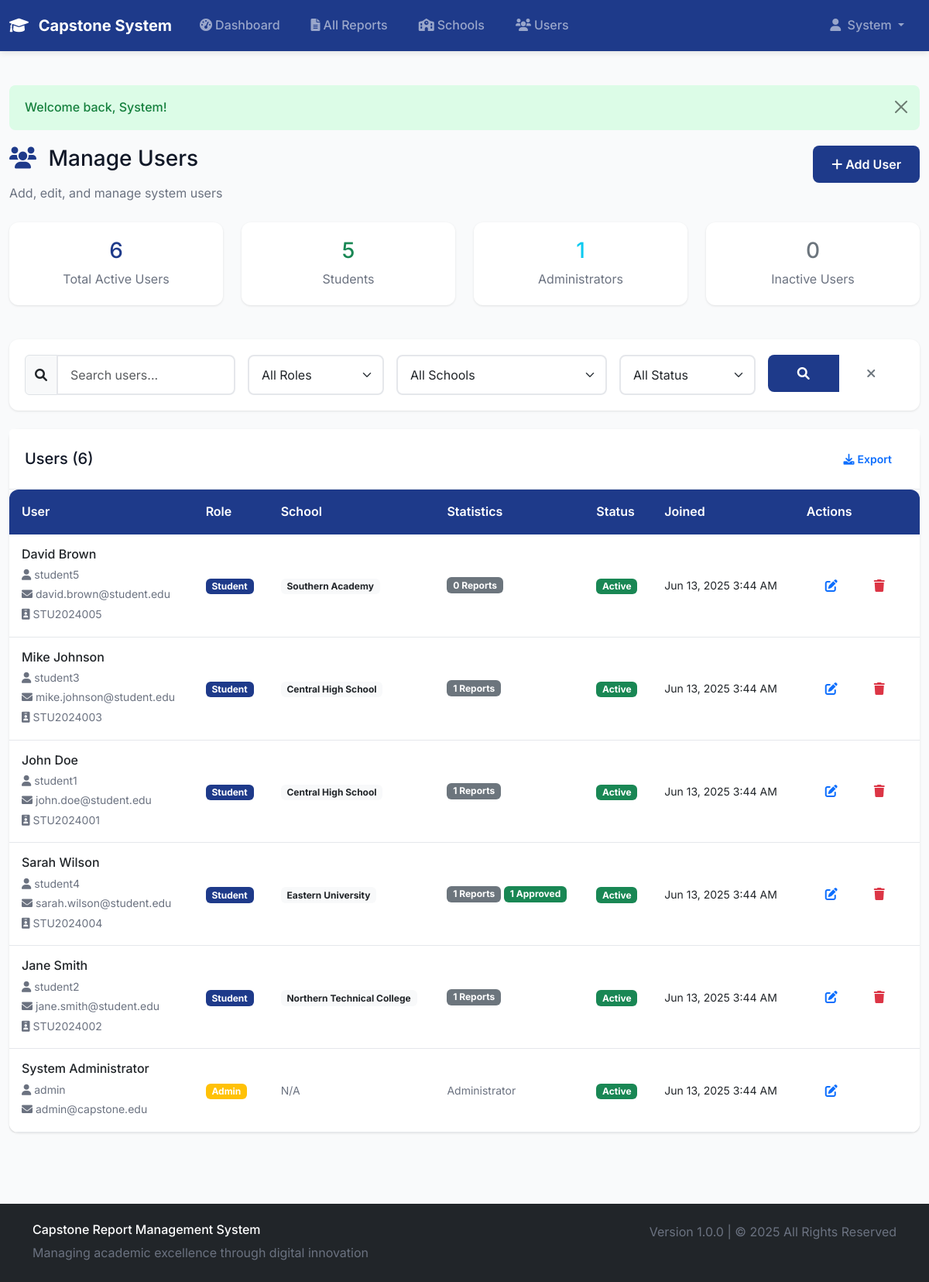
/admin/manage_users.php (signed in), run on the app's committed database.
### tables this page shows
CREATE TABLE users (
    id INT AUTO_INCREMENT PRIMARY KEY,
    username VARCHAR(100) UNIQUE NOT NULL,
    email VARCHAR(255) UNIQUE NOT NULL,
    password VARCHAR(255) NOT NULL,
    first_name VARCHAR(100) NOT NULL,
    last_name VARCHAR(100) NOT NULL,
    role ENUM('student', 'admin') NOT NULL,
    student_id VARCHAR(50),
    school_id INT,
    id_photo_path VARCHAR(500),
    status ENUM('active', 'inactive') DEFAULT 'active',
    created_at TIMESTAMP DEFAULT CURRENT_TIMESTAMP,
    FOREIGN KEY (school_id) REFERENCES schools(id) ON DELETE SET NULL
);

CREATE TABLE schools (
    id INT AUTO_INCREMENT PRIMARY KEY,
    name VARCHAR(255) NOT NULL,
    code VARCHAR(50) UNIQUE NOT NULL,
    email VARCHAR(255) NOT NULL,
    password VARCHAR(255) NOT NULL,
    contact_person VARCHAR(255),
    phone VARCHAR(50),
    address TEXT,
    status ENUM('active', 'inactive') DEFAULT 'active',
    created_at TIMESTAMP DEFAULT CURRENT_TIMESTAMP
);

### config/config.php (called while the page is built, shortened)
<?php
require_once __DIR__ . '/database.php';
require_once __DIR__ . '/../includes/functions.php';
$db = new Database();
?>

### config/database.php (called while the page is built, shortened)
<?php
class Database {
    private $host = DB_HOST;
    private $username = DB_USERNAME;
    private $password = DB_PASSWORD;
    private $database = DB_NAME;
    private $connection;
    private function connect() {
        try {
            if (DB_TYPE === 'pgsql') {
                $port = defined('DB_PORT') ? DB_PORT : '5432';
                $this->connection = new PDO(
                    "pgsql:host={$this->host};port={$port};dbname={$this->database}",
                    $this->username,
                    $this->password,
                    [
                        PDO::ATTR_ERRMODE => PDO::ERRMODE_EXCEPTION,
                        PDO::ATTR_DEFAULT_FETCH_MODE => PDO::FETCH_ASSOC,
                        PDO::ATTR_EMULATE_PREPARES => false
                    ]
                );
            } else {
                $this->connection = new PDO(
                    "mysql:host={$this->host};dbname={$this->database};charset=utf8mb4",
                    $this->username,
                    $this->password,
                    [
                        PDO::ATTR_ERRMODE => PDO::ERRMODE_EXCEPTION,
                        PDO::ATTR_DEFAULT_FETCH_MODE => PDO::FETCH_ASSOC,
                        PDO::ATTR_EMULATE_PREPARES => false
                    ]
                );
            }
        } catch (PDOException $e) {
            die("Database connection failed: " . $e->getMessage());
        }
    }
    public function query($sql, $params = []) {
        try {
            $stmt = $this->connection->prepare($sql);
            $stmt->execute($params);
            return $stmt;
        } catch (PDOException $e) {
            error_log("Database query error: " . $e->getMessage());
            return false;
        }
    }
    public function fetchAll($sql, $params = []) {
        $stmt = $this->query($sql, $params);
        return $stmt ? $stmt->fetchAll() : [];
    }
    public function fetchOne($sql, $params = []) {
        $stmt = $this->query($sql, $params);
        return $stmt ? $stmt->fetch() : null;
    }
}
?>

### admin/manage_users.php (the view, shortened to what this page needs)
<?php
require_once '../config/config.php';
$page = (int)($_GET['page'] ?? 1);
$perPage = 15;
$offset = ($page - 1) * $perPage;
$search = $_GET['search'] ?? '';
$roleFilter = $_GET['role'] ?? '';
$schoolFilter = $_GET['school'] ?? '';
$statusFilter = $_GET['status'] ?? '';
$conditions = ["1=1"];
$params = [];
$whereClause = implode(' AND ', $conditions);
$totalUsers = $db->fetchOne(
    "SELECT COUNT(*) as count FROM users u WHERE $whereClause",
    $params
)['count'];
$users = $db->fetchAll(
    "SELECT u.*, s.name as school_name,
            COUNT(r.id) as report_count,
            SUM(CASE WHEN r.status = 'approved' THEN 1 ELSE 0 END) as approved_count
     FROM users u
     LEFT JOIN schools s ON u.school_id = s.id
     LEFT JOIN reports r ON u.id = r.student_id
     WHERE $whereClause
     GROUP BY u.id
     ORDER BY u.created_at DESC
     LIMIT $perPage OFFSET $offset",
    $params
);
$userStats = [
    'total_users' => $db->fetchOne("SELECT COUNT(*) as count FROM users WHERE status = 'active'")['count'],
    'students' => $db->fetchOne("SELECT COUNT(*) as count FROM users WHERE role = 'student' AND status = 'active'")['count'],
    'admins' => $db->fetchOne("SELECT COUNT(*) as count FROM users WHERE role = 'admin' AND status = 'active'")['count'],
    'inactive' => $db->fetchOne("SELECT COUNT(*) as count FROM users WHERE status = 'inactive'")['count']
];
require_once '../includes/header.php';
?>
<div class="row mb-4">
    <div class="col">
        <h1 class="h3 mb-3">
            <i class="fas fa-users text-primary me-2"></i>
            Manage Users
        </h1>
        <p class="text-muted mb-0">Add, edit, and manage system users</p>
    </div>
    <div class="col-auto">
        <button class="btn btn-primary" data-bs-toggle="modal" data-bs-target="#addUserModal">
            <i class="fas fa-plus me-1"></i>Add User
        </button>
    </div>
</div>
<div class="row mb-4">
    <div class="col-md-3">
        <div class="card text-center">
            <div class="card-body">
                <h3 class="text-primary"><?php echo $userStats['total_users']; ?></h3>
                <p class="mb-0 text-muted">Total Active Users</p>
            </div>
        </div>
    </div>
    <div class="col-md-3">
        <div class="card text-center">
            <div class="card-body">
                <h3 class="text-success"><?php echo $userStats['students']; ?></h3>
                <p class="mb-0 text-muted">Students</p>
            </div>
        </div>
    </div>
    <div class="col-md-3">
        <div class="card text-center">
            <div class="card-body">
                <h3 class="text-info"><?php echo $userStats['admins']; ?></h3>
                <p class="mb-0 text-muted">Administrators</p>
            </div>
        </div>
    </div>
    <div class="col-md-3">
        <div class="card text-center">
            <div class="card-body">
                <h3 class="text-secondary"><?php echo $userStats['inactive']; ?></h3>
                <p class="mb-0 text-muted">Inactive Users</p>
            </div>
        </div>
    </div>
</div>
<div class="card mb-4">
    <div class="card-body">
        <form method="GET" class="row g-3">
            <div class="col-md-3">
                <div class="input-group">
                    <span class="input-group-text">
                        <i class="fas fa-search"></i>
                    </span>
                    <input type="text" class="form-control" name="search"
                           value="<?php echo htmlspecialchars($search); ?>"
                           placeholder="Search users...">
                </div>
            </div>
            <div class="col-md-2">
                <select class="form-select" name="role">
                    <option value="">All Roles</option>
                </select>
            </div>
            <div class="col-md-3">
                <select class="form-select" name="school">
                    <option value="">All Schools</option>
                </select>
            </div>
            <div class="col-md-2">
                <select class="form-select" name="status">
                    <option value="">All Status</option>
                </select>
            </div>
            <div class="col-md-2">
                <div class="btn-group w-100">
                    <button type="submit" class="btn btn-primary">
                        <i class="fas fa-search"></i>
                    </button>
                    <a href="manage_users.php" class="btn btn-outline-secondary">
                        <i class="fas fa-times"></i>
                    </a>
                </div>
            </div>
        </form>
    </div>
</div>
<div class="card">
    <div class="card-header d-flex justify-content-between align-items-center">
        <h5 class="mb-0">
            Users (<?php echo $totalUsers; ?>)
        </h5>
        <?php if (!empty($users)): ?>
            <button class="btn btn-sm btn-outline-primary" onclick="exportTable('usersTable', 'users')">
                <i class="fas fa-download me-1"></i>Export
            </button>
        <?php endif; ?>
    </div>
    <div class="card-body p-0">
        <?php if (empty($users)): ?>
            <div class="text-center py-5">
                <i class="fas fa-users fa-3x text-muted mb-3"></i>
                <h6 class="text-muted">No users found</h6>
                <?php if ($search || $roleFilter || $schoolFilter || $statusFilter): ?>
                    <p class="text-muted mb-3">Try adjusting your search criteria</p>
                    <a href="manage_users.php" class="btn btn-outline-primary">
                        <i class="fas fa-times me-1"></i>Clear Filters
                    </a>
                <?php else: ?>
                    <p class="text-muted mb-3">Add the first user to get started</p>
                    <button class="btn btn-primary" data-bs-toggle="modal" data-bs-target="#addUserModal">
                        <i class="fas fa-plus me-1"></i>Add User
                    </button>
                <?php endif; ?>
            </div>
        <?php else: ?>
            <div class="table-responsive">
                <table class="table table-hover mb-0" id="usersTable">
                    <thead>
                        <tr>
                            <th>User</th>
                            <th>Role</th>
                            <th>School</th>
                            <th>Statistics</th>
                            <th>Status</th>
                            <th>Joined</th>
                            <th>Actions</th>
                        </tr>
                    </thead>
                    <tbody>
                        <?php foreach ($users as $user): ?>
                            <tr>
                                <td>
                                    <div>
                                        <h6 class="mb-1"><?php echo htmlspecialchars($user['first_name'] . ' ' . $user['last_name']); ?></h6>
                                        <small class="text-muted">
                                            <i class="fas fa-user me-1"></i><?php echo htmlspecialchars($user['username']); ?>
                                        </small>
                                        <br>
                                        <small class="text-muted">
                                            <i class="fas fa-envelope me-1"></i><?php echo htmlspecialchars($user['email']); ?>
                                        </small>
                                        <?php if ($user['student_id']): ?>
                                            <br>
                                            <small class="text-muted">
                                                <i class="fas fa-id-badge me-1"></i><?php echo htmlspecialchars($user['student_id']); ?>
                                            </small>
                                        <?php endif; ?>
                                    </div>
                                </td>
                                <td>
                                    <span class="badge bg-<?php echo $user['role'] === 'admin' ? 'warning' : 'primary'; ?>">
                                        <?php echo ucfirst($user['role']); ?>
                                    </span>
                                </td>
                                <td>
                                    <?php if ($user['school_name']): ?>
                                        <span class="badge bg-light text-dark">
                                            <?php echo htmlspecialchars($user['school_name']); ?>
                                        </span>
                                    <?php else: ?>
                                        <small class="text-muted">N/A</small>
                                    <?php endif; ?>
                                </td>
                                <td>
                                    <?php if ($user['role'] === 'student'): ?>
                                        <div class="d-flex gap-1">
                                            <span class="badge bg-secondary"><?php echo $user['report_count']; ?> Reports</span>
                                            <?php if ($user['approved_count'] > 0): ?>
                                                <span class="badge bg-success"><?php echo $user['approved_count']; ?> Approved</span>
                                            <?php endif; ?>
                                        </div>
                                    <?php else: ?>
                                        <small class="text-muted">Administrator</small>
                                    <?php endif; ?>
                                </td>
                                <td>
                                    <span class="badge bg-<?php echo $user['status'] === 'active' ? 'success' : 'secondary'; ?>">
                                        <?php echo ucfirst($user['status']); ?>
                                    </span>
                                </td>
                                <td>
                                    <small><?php echo formatDate($user['created_at']); ?></small>
                                </td>
                                <td>
                                    <div class="btn-group btn-group-sm">
                                        <button class="btn btn-outline-primary" onclick="editUser(<?php echo htmlspecialchars(json_encode($user)); ?>)">
                                            <i class="fas fa-edit"></i>
                                        </button>
                                        <?php if ($user['id'] !== $_SESSION['user_id']): ?>
                                            <button class="btn btn-outline-danger" onclick="deleteUser(<?php echo $user['id']; ?>, '<?php echo htmlspecialchars($user['first_name'] . ' ' . $user['last_name']); ?>')">
                                                <i class="fas fa-trash"></i>
                                            </button>
                                        <?php endif; ?>
                                    </div>
                                </td>
                            </tr>
                        <?php endforeach; ?>
                    </tbody>
                </table>
            </div>
        <?php endif; ?>
    </div>
</div>
<?php require_once '../includes/footer.php'; ?>

### assets/css/style.css (style rules this page uses)
:root { --primary-color: #1E3A8A; --secondary-color: #059669; --background-color: #F9FAFB; --text-color: #111827; --accent-color: #7C3AED; --warning-color: #F59E0B; --light-gray: #E5E7EB; --medium-gray: #6B7280; --dark-gray: #374151; }
* { margin: 0; padding: 0; box-sizing: border-box; }
body { font-family: 'Inter', 'Source Sans Pro', -apple-system, BlinkMacSystemFont, sans-serif; background-color: var(--background-color); color: var(--text-color); line-height: 1.6; }
.bg-primary { background-color: var(--primary-color) !important; }
.text-primary { color: var(--primary-color) !important; }
.btn-primary { background-color: var(--primary-color); border-color: var(--primary-color); }
.card { border: none; border-radius: 12px; box-shadow: 0 1px 3px rgba(0, 0, 0, 0.1); margin-bottom: 20px; transition: all 0.3s ease; }
.card-header { background-color: white; border-bottom: 1px solid var(--light-gray); padding: 20px; font-weight: 600; color: var(--text-color); }
.card-body { padding: 20px; }
.form-control, .form-select { border: 2px solid var(--light-gray); border-radius: 8px; padding: 12px 16px; font-size: 1rem; transition: all 0.3s ease; }
.table { background-color: white; border-radius: 12px; overflow: hidden; box-shadow: 0 1px 3px rgba(0, 0, 0, 0.1); }
.table thead th { background-color: var(--primary-color); color: white; font-weight: 600; padding: 16px; border: none; }
.table tbody td { padding: 16px; vertical-align: middle; border-bottom: 1px solid var(--light-gray); }
.btn { border-radius: 8px; padding: 12px 24px; font-weight: 600; font-size: 1rem; transition: all 0.3s ease; border: none; }
.btn-sm { padding: 8px 16px; font-size: 0.875rem; }
.text-muted { color: var(--medium-gray) !important; }

### data on the page
users: first_name+last_name "David Brown", username "student5", email "david.brown@student.edu", student "STU2024005", role "Student", school.name "Southern Academy", report_count "0", status "Active", created_at "Jun 13, 2025 3:44 AM"
users: first_name+last_name "Mike Johnson", username "student3", email "mike.johnson@student.edu", student "STU2024003", role "Student", school.name "Central High School", report_count "1", status "Active", created_at "Jun 13, 2025 3:44 AM"
users: first_name+last_name "John Doe", username "student1", email "john.doe@student.edu", student "STU2024001", role "Student", school.name "Central High School", report_count "1", status "Active", created_at "Jun 13, 2025 3:44 AM"
users: first_name+last_name "Sarah Wilson", username "student4", email "sarah.wilson@student.edu", student "STU2024004", role "Student", school.name "Eastern University", report_count "1", approved_count "1", status "Active", created_at "Jun 13, 2025 3:44 AM"
users: first_name+last_name "Jane Smith", username "student2", email "jane.smith@student.edu", student "STU2024002", role "Student", school.name "Northern Technical College", report_count "1", status "Active", created_at "Jun 13, 2025 3:44 AM"
users: first_name+last_name "System Administrator", username "admin", email "admin@capstone.edu", role "Admin", shows "N/A", status "Active", created_at "Jun 13, 2025 3:44 AM"

### other printed values
$_SESSION['first_name'] "System"
$message "Welcome back, System!"
$userStats['total_users'] "6"
$userStats['students'] "5"
$userStats['admins'] "1"
$userStats['inactive'] "0"
$totalUsers "6"
APP_VERSION "1.0.0"
